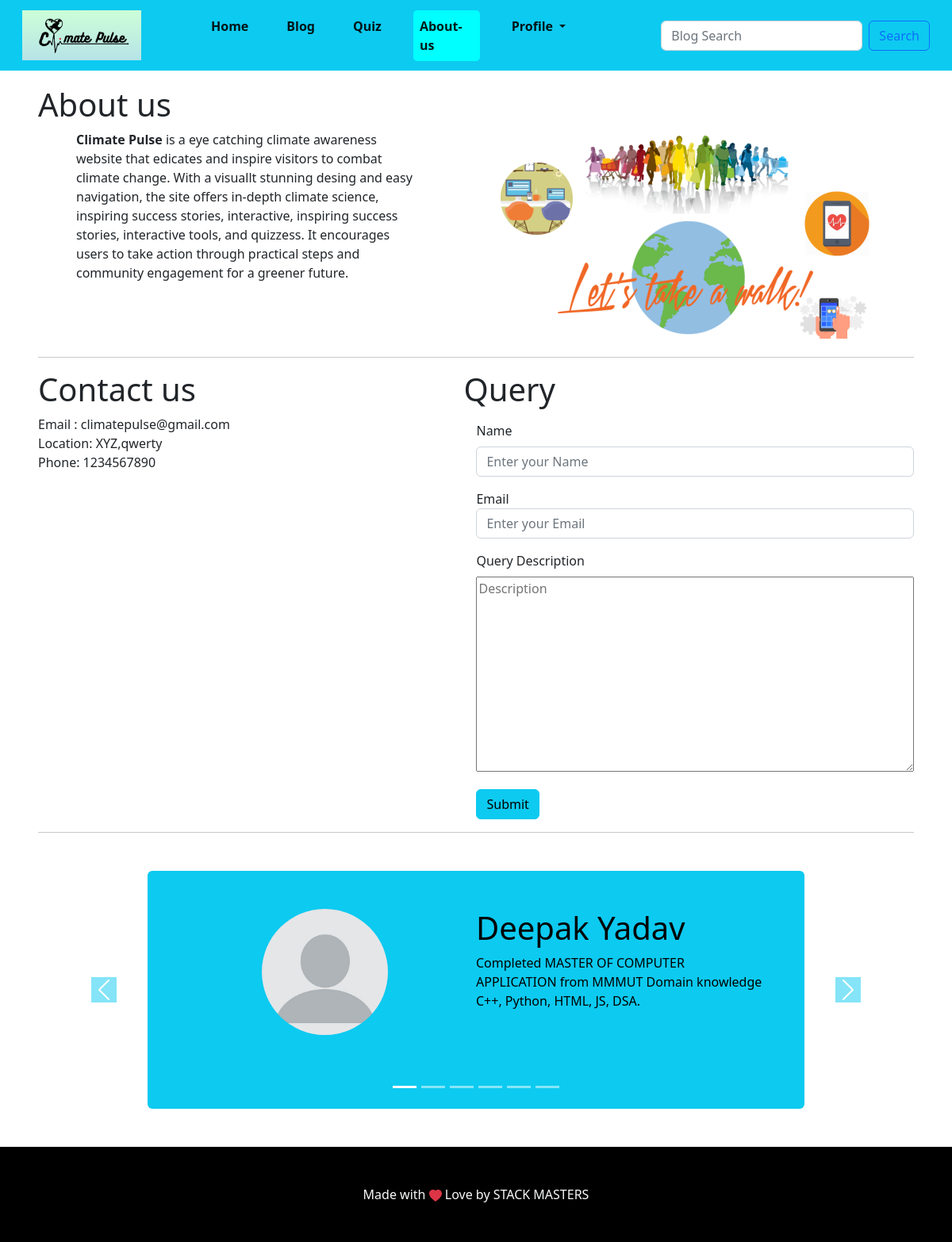
Screenshot of /aboutus/ with the database file from the repository.
### contributers/models.py (models this page shows)
class contributersDetails(models.Model):
    c_name = models.TextField(max_length=50)
    c_image=models.ImageField(upload_to='contributersImage')
    c_bio = models.TextField(max_length=200)

### Climatepulse/views.py (the view)
# urls.py: path('aboutus/', views.aboutuspage, name="aboutus"),
def aboutuspage(req):
    contributersData = {
        'cdata': contributersDetails.objects.all()
    }
    return render(req, 'aboutus.html', contributersData)

### templates/aboutus.html (shortened to what this page needs)
<!DOCTYPE html>
<html lang="en">
  <head>
    <link rel="stylesheet" href="/static/css/main.css" />
  </head>
  <body>
    {% extends 'base.html'%} {% block content %}
    <div class="">
      <div>
        <h1>About us</h1>
        <div class="d-flex flex-lg-row abtus">
          <div>
            <p class="px-5 pt=s-5">
              <b>Climate Pulse </b>is a eye catching climate awareness website
              that edicates and inspire visitors to combat climate change. With
              a visuallt stunning desing and easy navigation, the site offers
              in-depth climate science, inspiring success stories, interactive,
              inspiring success stories, interactive tools, and quizzess. It
              encourages users to take action through practical steps and
              community engagement for a greener future.
            </p>
          </div>
          <div>
            <img
              src="/static/media/about-01.png"
              alt=""
              class="aboutimg mx-5"
            />
          </div>
        </div>
        <hr />
        <div class="d-flex cntus">
          <div class="contactus flex-fill ">
            <h1>Contact us</h1>
            <ul class="list-unstyled">
              <li>Email : climatepulse@gmail.com</li>
              <li>Location: XYZ,qwerty</li>
              <li>Phone: 1234567890</li>
            </ul>
          </div>
          <div class="query flex-fill">
            <h1>Query</h1>
            <form method="POST" action="{% url 'saveenquiry' %}" class="mt-3 ms-3">
              <div class="mb-3">
                <label class="form-label">Name</label>
                <input
                  type="text"
                  class="form-control"
                  id="formGroupExampleInput"
                  placeholder="Enter your Name"
                  name="name"
                  required
                />
              </div>
              <div class="mb-3">
                <labelclass="form-label">Email</labelclass=>
                <input
                  type="text"
                  class="form-control"
                  id="formGroupExampleInput2"
                  placeholder="Enter your Email"
                  name="email"
                  required
                />
              </div>
              <div class="mb-3">
                <label class="form-label">Query Description</label><br>
                <textarea name="desc" id="" rows="10" placeholder="Description" required style="width: 100%;"></textarea>
              </div>
              <div>
                <button type="submit" class="btn btn-info">Submit</button>
              </div>
            </form>
          </div>
        </div>
        <hr />
      </div>
      <div id="carouselExampleIndicators" class="carousel slide mt-5">
        <div class="carousel-indicators">
          {% for n in cdata %}
          <button
            type="button"
            data-bs-target="#carouselExampleIndicators"
            data-bs-slide-to="{{forloop.counter0}}"
            class="{% if forloop.counter0 == 0 %}active {% endif %}"
            aria-current="true"
            aria-label="Slide {{forloop.counter}}"
          ></button>
          {% endfor %}
        </div>
        <div class="carousel-inner">
          {% for n in cdata %}
          <div
            class="carousel-item {% if forloop.counter0 == 0 %}active {% endif %} slide "
          >
            <div
              class="d-flex w-75  p-5 mx-auto text-bg-info rounded"
              style="height: 300px;"
            >
            <div class="w-50 ps-5">
              <img src="/media/{{n.c_image}}" class="w-50 rounded-circle ms-5" alt="..." />
            </div>
            <div class="w-50">
              <h1>{{n.c_name}}</h1>
              <p>{{n.c_bio}}</p>
            </div>
            </div>
          </div>
          {% endfor %}
        </div>
        <button
          class="carousel-control-prev"
          type="button"
          data-bs-target="#carouselExampleIndicators"
          data-bs-slide="prev"
        >
          <span
            class="carousel-control-prev-icon bg-info"
            aria-hidden="true"
          ></span>
        </button>
        <button
          class="carousel-control-next"
          type="button"
          data-bs-target="#carouselExampleIndicators"
          data-bs-slide="next"
        >
          <span
            class="carousel-control-next-icon bg-info"
            aria-hidden="true"
          ></span>
        </button>
      </div>
    </div>
    {% endblock %}

### static/css/main.css (style rules this page uses)
.aboutimg { width: 40vw; }

### rows the page displays
contributersDetails: c_image (placeholder picture), c_name "Deepak Yadav", c_bio "Completed MASTER OF COMPUTER APPLICATION from MMMUT Domain knowledge C++, Python, HTML, JS, DSA."
